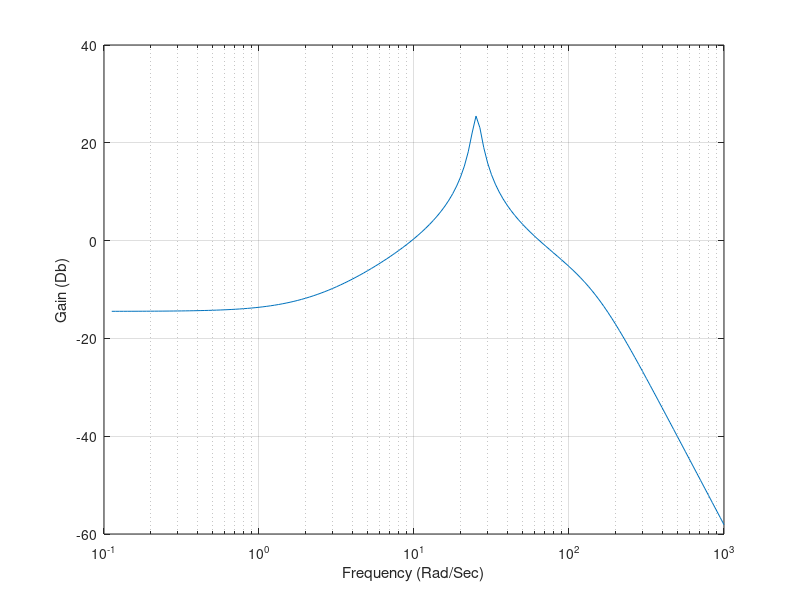
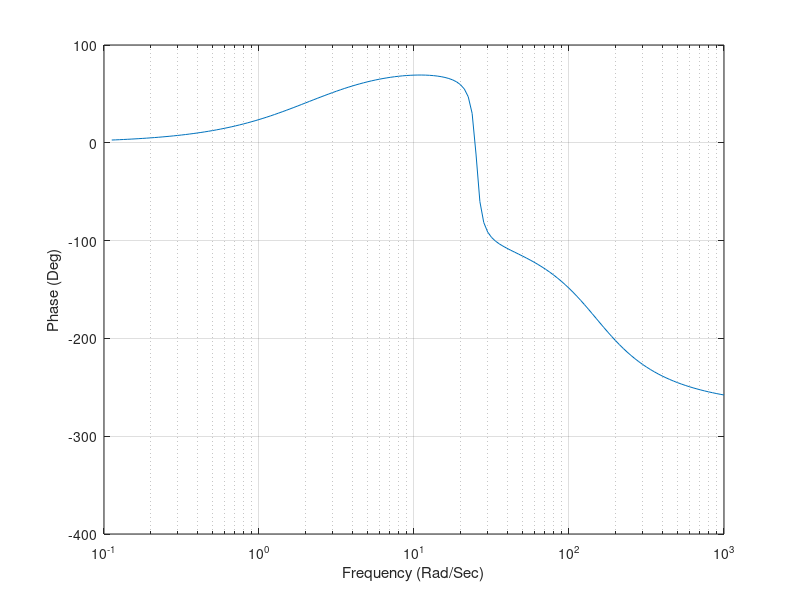

Write the MATLAB code that produced these figures, in order.

count=0;
ZACT=.7;
WACT=150.;
K3=-1.89;
TA=.457;
ZAF=.058;
WAF=25.3;
KR=.1;
for I=2:160
    W=10^(.025*I-1);
    XMAG1=sqrt(1+(W*TA)^2);
    XMAG2=sqrt((1-(W/WAF)^2)^2+(2*ZAF*W/WAF)^2);
    XMAG3=sqrt((1-(W/WACT)^2)^2+(2*ZACT*W/WACT)^2);
    GAIN=20*log10(-K3*KR*XMAG1/(XMAG2*XMAG3));
    PHASE1=57.3*atan2(W*TA,1.);
    PHASE2=57.3*atan2(2*ZAF*W/WAF,1-(W/WAF)^2);
    PHASE3=57.3*atan2(2*ZACT*W/WACT,1-(W/WACT)^2);
    PHASE=PHASE1-PHASE2-PHASE3;
    count=count+1;
    ArrayW(count)=W;
    ArrayGAIN(count)=GAIN;
    ArrayPHASE(count)=PHASE;
end
figure
semilogx(ArrayW,ArrayGAIN),grid
xlabel('Frequency (Rad/Sec)')
ylabel('Gain (Db)')
axis([.1 1000 -60 40])
figure
semilogx(ArrayW,ArrayPHASE),grid
xlabel('Frequency (Rad/Sec)')
ylabel('Phase (Deg)')
axis([.1 1000 -400 100])
clc
output=[ArrayW',ArrayGAIN',ArrayPHASE'];
save datfil.txt output /ascii
disp ’simulation finished’
